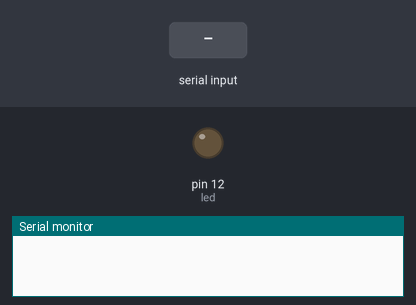
Bench run of a sketch on a simulated Arduino Uno, built with avr-gcc and run on an emulated ATmega328P. Shown: output pins drawn as LEDs (lit = HIGH), the last lines printed to the serial monitor. The inputs (shaded band) are chosen by the test bench.

Above: at 2.2 s.
2.3 s: "1" received over Serial
At 4.1 s:
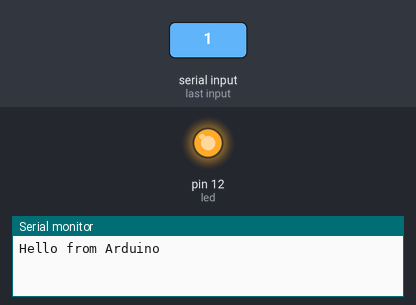
Timing chart, 0 to 5.6 s (numbered marks = the images above; inputs shaded):
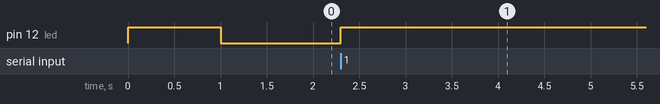

Measured:
- after the input at 2.3 s, pin 12 (led): LOW → HIGH at once

The sketch:

serialTest.ino
```cpp
int led = 12;

void setup() {
  Serial.begin(9600);
  pinMode(led, OUTPUT);

  digitalWrite(led, HIGH);
  delay(1000);
  digitalWrite(led, LOW);

}

void loop() {
  if(Serial.available() > 0) {
    digitalWrite(led, HIGH);
    delay(1000);
    digitalWrite(led, LOW);
    Serial.println("Hello from Arduino");
  }
}
```
